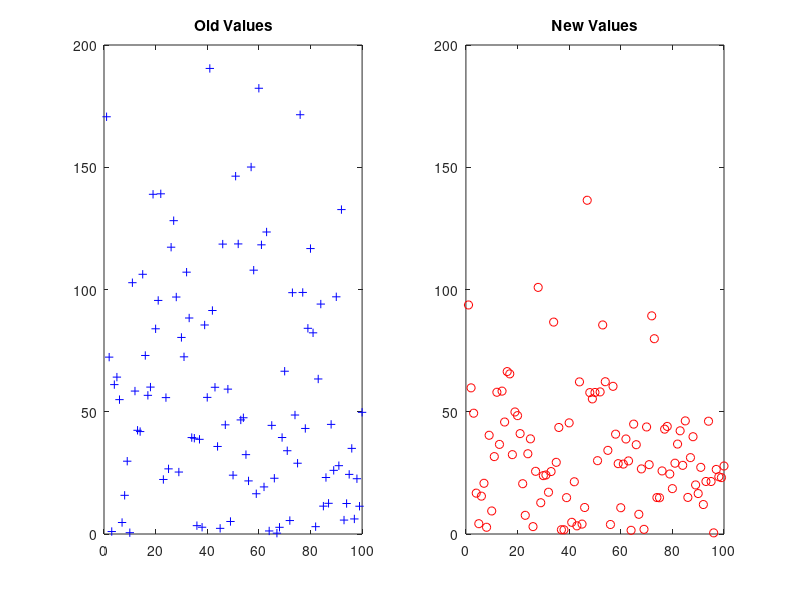
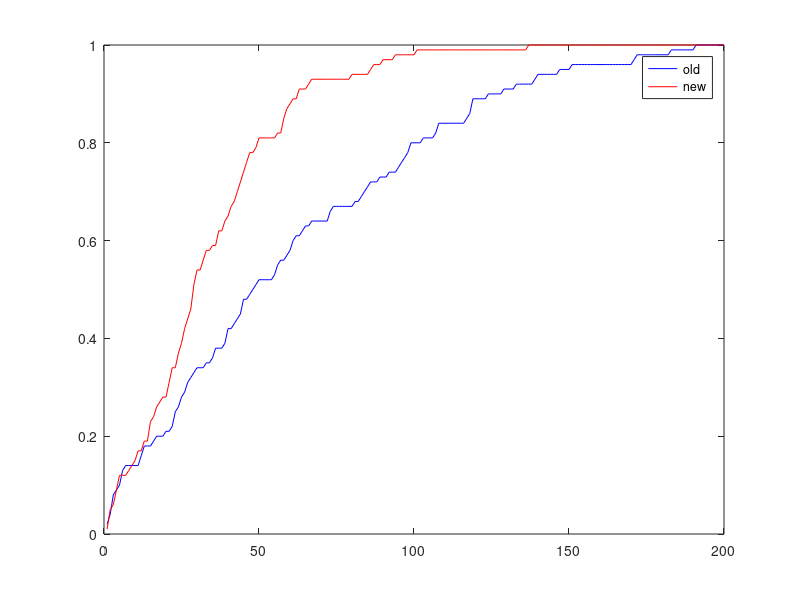
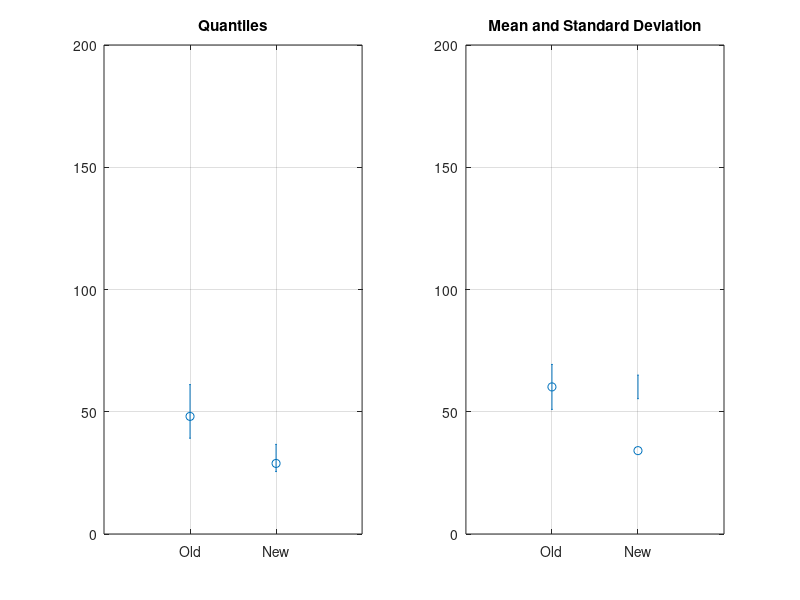

MATLAB code to generate these figures, in order:
close all;
clear all;

load('sgbdnew.dat');
load('sgbdold.dat');

%Plot of Figure 2.1
t = 1:100;
figure('Name','Figure 2.1');
subplot(1,2,1);
plot(t,sgbdold,'+b');
ylim([0 200]);
yticks(linspace(0,200,5));
title('Old Values');

subplot(1,2,2);
plot(t,sgbdnew,'or');
ylim([0 200]);
yticks(linspace(0,200,5));
title('New Values');

%Plot of Figure 2.2
t_2 = 1:200;
counter_old = zeros(1,200);
counter_new = zeros(1,200);
for i=1:200
    counter_old(i) = sum(sgbdold(:) <= i);
    counter_new(i) = sum(sgbdnew(:) <= i);
end

figure('Name','Figure 2.2');
plot(t_2,counter_old./length(sgbdold),'-b');
hold on;
plot(t_2,counter_new./length(sgbdnew),'-r');
xlim([0 200]);
ylim([0 1]);
legend('old', 'new');

%Plot of Figure 2.3
n=length(sgbdold);
%Old values
sorted_old = sort(sgbdold);
sample_median_old = (sorted_old(n/2) + sorted_old(n/2 + 1))/2;
% for the median p=0.5
p=0.5;
%I find the indexes of the CI for the median using a level of 95%
j = floor(n*p - 1.96*sqrt(n*p*(1-p)));
k = ceil(n*p + 1.96*sqrt(n*p*(1-p))) + 1;
ci_low_old = sorted_old(j);
ci_high_old = sorted_old(k);

%New Values
sorted_new = sort(sgbdnew);
sample_median_new = (sorted_new(n/2) + sorted_new(n/2 + 1))/2;
% for the median p=0.5
p=0.5;
%I find the indexes of the CI for the median using a level of 95%
j = floor(n*p - 1.96*sqrt(n*p*(1-p)));
k = ceil(n*p + 1.96*sqrt(n*p*(1-p))) + 1;
ci_low_new = sorted_new(j);
ci_high_new = sorted_new(k);

%Plot for the median
x = [1 2];
y = [sample_median_old sample_median_new];
neg = y - [ci_low_old ci_low_new];
pos = [ci_high_old ci_high_new] - y;

figure('Name', 'Figure 2.3');
subplot(1,2,1);
errorbar(x, y, neg, pos, 'o');
title('Quantiles');
grid on;
ylim([0 200]);
yticks(linspace(0,200,5));
xlim([0 3]);
xticks([1 2]);
xticklabels({'Old', 'New'});

%CI for the mean
%OLD
mu_old = mean(sgbdold);
mu_new = mean(sgbdnew);

deviation_old = arrayfun(@(x) (x-mu_old)^2, sgbdold);
var_old = sum(deviation_old)/n;
deviation_new = arrayfun(@(x) (x-mu_new)^2, sgbdnew);
var_new = sum(deviation_new)/n;
ci_high_old = mu_old + 1.96*sqrt(var_old/n);
ci_low_old = mu_old - 1.96*sqrt(var_old/n);
ci_high_new = mu_old + 1.96*sqrt(var_new/n);
ci_low_new = mu_old - 1.96*sqrt(var_new/n);

%Plot for the mean

y = [mu_old mu_new];
neg = y - [ci_low_old ci_low_new];
pos = [ci_high_old ci_high_new] - y;

subplot(1,2,2);
errorbar(x, y, neg, pos, 'o');
title('Mean and Standard Deviation');
grid on;
ylim([0 200]);
yticks(linspace(0,200,5));
xlim([0 3]);
xticks([1 2]);
xticklabels({'Old', 'New'});